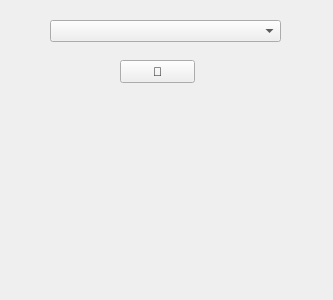
<?xml version="1.0" encoding="UTF-8"?>
<ui version="4.0">
 <class>Form</class>
 <widget class="QWidget" name="Form">
  <property name="geometry">
   <rect>
    <x>0</x>
    <y>0</y>
    <width>333</width>
    <height>300</height>
   </rect>
  </property>
  <property name="windowTitle">
   <string>Form</string>
  </property>
  <property name="styleSheet">
   <string notr="true"/>
  </property>
  <widget class="QComboBox" name="comboBox">
   <property name="geometry">
    <rect>
     <x>50</x>
     <y>20</y>
     <width>231</width>
     <height>22</height>
    </rect>
   </property>
  </widget>
  <widget class="QPushButton" name="pushButton">
   <property name="geometry">
    <rect>
     <x>120</x>
     <y>60</y>
     <width>75</width>
     <height>23</height>
    </rect>
   </property>
   <property name="text">
    <string>🔎</string>
   </property>
  </widget>
 </widget>
 <resources/>
 <connections/>
</ui>
